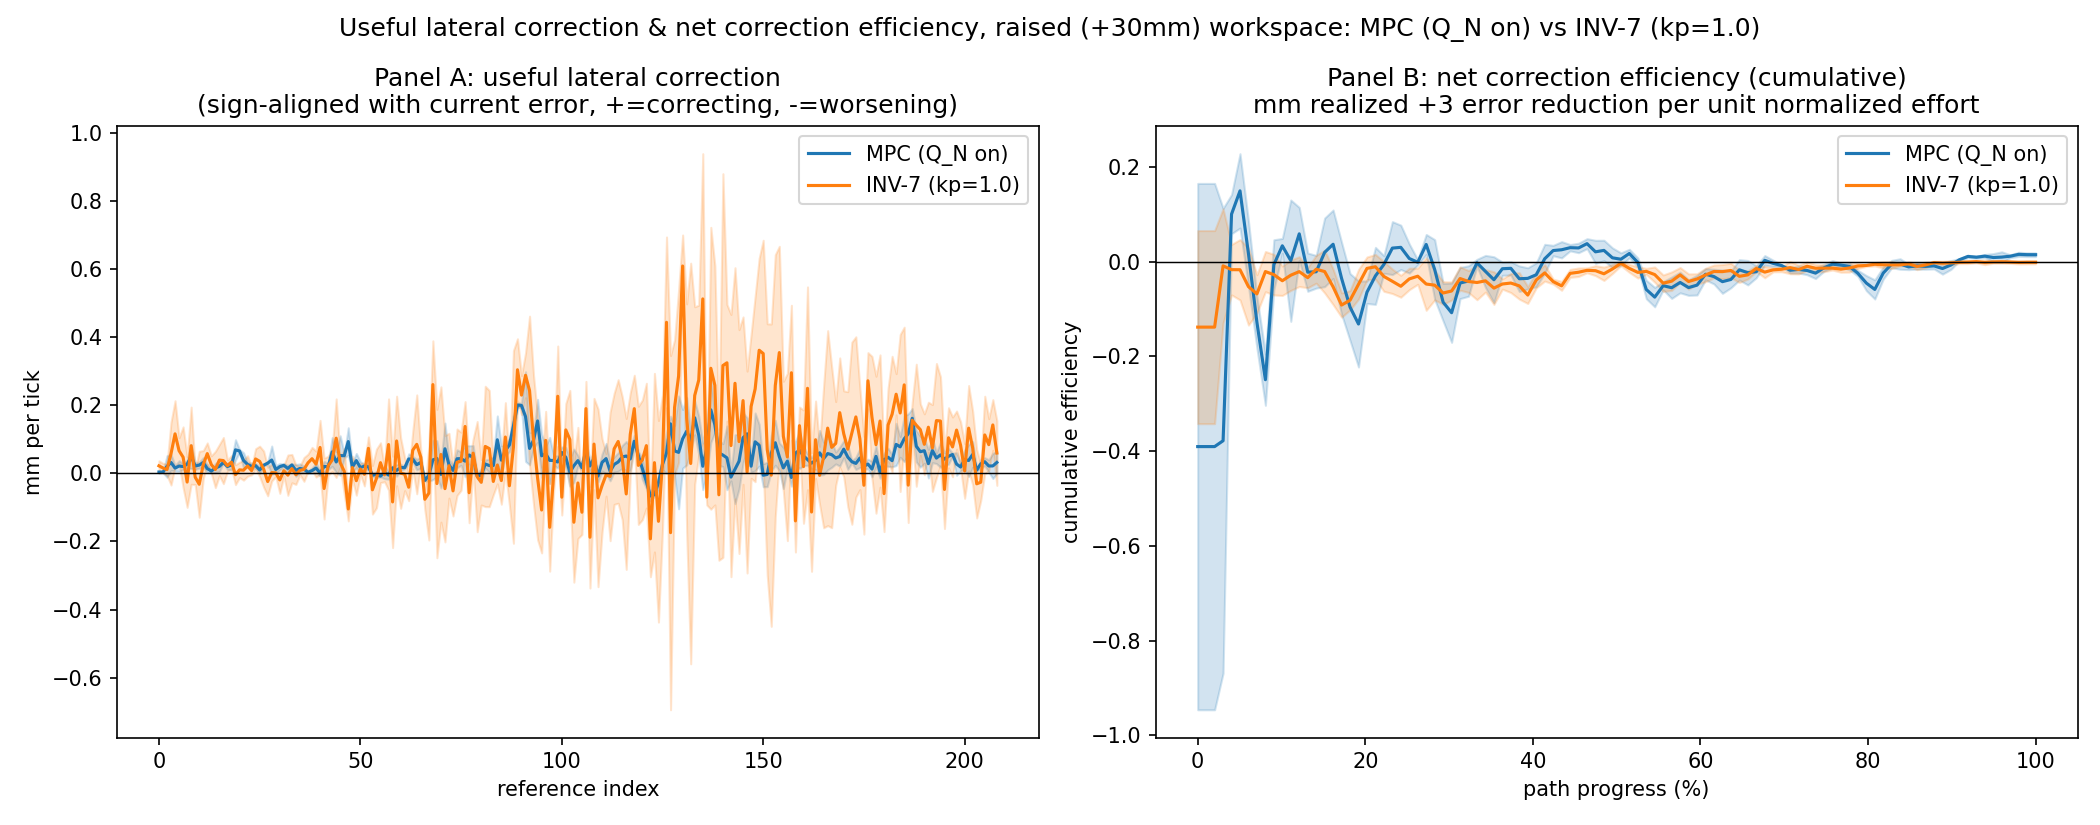

Write the Python code that produced this figure.
"""Useful lateral correction + net correction efficiency, MPC (Q_N on) vs
INV-7 (kp=1.0), raised (+30mm) rectangle workspace. Third companion to
mechanism_figure_zraise.py / effort_and_constraint_activity.py (same rep
lists, same schedule, same alignment-by-ref_index convention).

Useful lateral correction: at each tick, decompose the TOTAL commanded
feedback (delta_u = u0 - u_ref, both joint and insertion channels
combined) through the schedule Jacobian into its task-space contribution
Delta_p_fb = J @ delta_u * dt, then take the y (lateral/steering)
component and project it onto the CURRENT error direction:
    useful_lateral_k = sign(e_y,k) * Delta_p_fb_y,k
error convention: error = desired - achieved, so a positive value means
the commanded lateral motion is aimed correctly (closing the gap); a
negative value means it is aimed the wrong way (widening it) -- this is
a signed, per-tick, DIRECTIONAL correctness measure, not just magnitude.

Net correction efficiency: how much REAL tracking improvement is bought
per unit of normalized feedback effort spent. Per-tick ratios are noisy
whenever effort is near zero, so this uses a cumulative running ratio
instead:
    efficiency(k) = [sum_{i<=k} Delta_E_actual,i(+3)] / [sum_{i<=k} effort_i]
where Delta_E_actual,i(+3) is the REALIZED error-norm reduction over the
next 3 ticks (same definition as mechanism_figure_zraise.py's Panel 3,
E_now - E_actual_at_i+3) and effort_i is the same combined normalized
feedback effort from effort_and_constraint_activity.py. This converges to
a stable "mm of net tracking improvement per unit of normalized effort"
as the run progresses, rather than a single noisy per-tick number.
"""
import glob
import json

import matplotlib
matplotlib.use("Agg")
import matplotlib.pyplot as plt
import numpy as np

PLAN_DIR = "plans/rectangle_10x15mm_skipglobal_zraise30mm_2026-09-24/time_parameterized_configuration_path"
SCHEDULE_PATH = "/tmp/rectangle_zraise30mm_schedule_accurate.npy"
S_U_Q = 0.05
S_U_L = 0.005
DT = 0.1
HORIZON = 3

MPC_RUNS = [
    "close_loop_logs/myrun/mpc_delay_aware_insertion_anchor_zraise30mm_rep2_20260924T113512Z",
    "close_loop_logs/myrun/mpc_delay_aware_insertion_anchor_zraise30mm_rep3_20260924T113637Z",
    "close_loop_logs/myrun/mpc_delay_aware_insertion_anchor_zraise30mm_rep4_20260924T113802Z",
    "close_loop_logs/myrun/mpc_delay_aware_insertion_anchor_zraise30mm_rep5_20260924T114043Z",
]
INV7_RUNS = [
    "close_loop_logs/myrun/inv_7dof_delay_aware_zraise30mm_20260924T103744Z",
    "close_loop_logs/myrun/inv_7dof_delay_aware_kp1_zraise30mm_rep2_20260924T111308Z",
    "close_loop_logs/myrun/inv_7dof_delay_aware_kp1_zraise30mm_rep3_20260924T111434Z",
    "close_loop_logs/myrun/inv_7dof_delay_aware_kp1_zraise30mm_rep4_20260924T111548Z",
    "close_loop_logs/myrun/inv_7dof_delay_aware_kp1_zraise30mm_rep5_20260924T111702Z",
]

plan = np.load(glob.glob(PLAN_DIR + "/*.npz")[0])
input_reference = plan["input_reference"]
N_REF = plan["state_reference"].shape[0]
schedule = np.load(SCHEDULE_PATH)


def load_rows(rundir):
    return [json.loads(l) for l in open(f"{rundir}/path_follow.jsonl")]


def per_run_series(rundir):
    """Per-tick (indexed by step, in log order) useful_lateral, effort,
    and delta_E_actual(+3) -- plus the ref_index for alignment."""
    rows = load_rows(rundir)
    by_step = {r["step"]: r for r in rows}
    steps = sorted(by_step.keys())
    useful_lat, effort, dE_actual, ref_idx = [], [], [], []
    for k in steps:
        r = by_step[k]
        ref_now = min(r["ref_index"], N_REF - 1)
        u0 = np.asarray(r["u0"], dtype=float)
        u_ref = input_reference[ref_now]
        du = u0 - u_ref
        J = schedule[ref_now]
        dp_fb_mm = (J @ du) * DT * 1000.0
        e_y = r["error_mm"][1]
        useful_lat.append(float(np.sign(e_y) * dp_fb_mm[1]) if e_y != 0 else 0.0)

        du_norm_q = du[:6] / S_U_Q
        du_norm_L = du[6] / S_U_L
        effort.append(float(np.sqrt(np.sum(du_norm_q ** 2) + du_norm_L ** 2)))

        future = by_step.get(k + HORIZON)
        if future is not None:
            dE_actual.append(r["error_norm_mm"] - future["error_norm_mm"])
        else:
            dE_actual.append(np.nan)
        ref_idx.append(ref_now)
    return dict(step=np.array(steps), ref_idx=np.array(ref_idx),
                useful_lat=np.array(useful_lat), effort=np.array(effort),
                dE_actual=np.array(dE_actual))


def aggregate(runs):
    per_run = [per_run_series(rd) for rd in runs]

    # --- useful lateral, aligned by ref_index, mean+/-SD across reps ---
    idxs = sorted(set().union(*[set(d["ref_idx"].tolist()) for d in per_run]))
    ul_by_ri = {ri: [] for ri in idxs}
    for d in per_run:
        for ri, v in zip(d["ref_idx"], d["useful_lat"]):
            ul_by_ri[ri].append(v)
    ul_mean = np.array([np.mean(ul_by_ri[ri]) for ri in idxs])
    ul_sd = np.array([np.std(ul_by_ri[ri]) for ri in idxs])
    ul_frac_useful = float(np.mean([v > 0 for vals in ul_by_ri.values() for v in vals]))

    # --- cumulative efficiency, per run (own tick order), then averaged
    # by FRACTION OF PATH PROGRESS (0..1) so runs of slightly different
    # length align sensibly ---
    n_grid = 100
    BURN_IN = 5  # skip the first few ticks -- cumulative effort is near
    # zero there, so the ratio is dominated by division-noise, not signal
    grid = np.linspace(0, 1, n_grid)
    eff_curves = []
    for d in per_run:
        valid = ~np.isnan(d["dE_actual"])
        cum_reduction = np.cumsum(np.where(valid, d["dE_actual"], 0.0))
        cum_effort = np.cumsum(d["effort"])
        eff = np.full_like(cum_reduction, np.nan)
        eff[BURN_IN:] = cum_reduction[BURN_IN:] / cum_effort[BURN_IN:]
        progress = np.linspace(0, 1, len(eff))
        mask = ~np.isnan(eff)
        eff_curves.append(np.interp(grid, progress[mask], eff[mask]))
    eff_curves = np.array(eff_curves)
    eff_mean = eff_curves.mean(axis=0)
    eff_sd = eff_curves.std(axis=0)
    final_eff = eff_curves[:, -1]

    return dict(idx=np.array(idxs), ul_mean=ul_mean, ul_sd=ul_sd,
                ul_frac_useful=ul_frac_useful, grid=grid, eff_mean=eff_mean,
                eff_sd=eff_sd, final_eff_mean=float(final_eff.mean()),
                final_eff_sd=float(final_eff.std()))


mpc = aggregate(MPC_RUNS)
inv = aggregate(INV7_RUNS)

print("Useful lateral correction (sign-aligned with current error, mm per tick):")
print(f"  MPC (Q_N on):  mean={np.nanmean(mpc['ul_mean']):+.4f}mm  "
      f"frac_ticks_useful={mpc['ul_frac_useful']:.3f}")
print(f"  INV-7 (kp=1):  mean={np.nanmean(inv['ul_mean']):+.4f}mm  "
      f"frac_ticks_useful={inv['ul_frac_useful']:.3f}")
print()
print("Net correction efficiency (cumulative mm of realized +3 error reduction "
      "per unit normalized effort), final value at path completion:")
print(f"  MPC (Q_N on):  {mpc['final_eff_mean']:+.4f} +/- {mpc['final_eff_sd']:.4f}")
print(f"  INV-7 (kp=1):  {inv['final_eff_mean']:+.4f} +/- {inv['final_eff_sd']:.4f}")

fig, axes = plt.subplots(1, 2, figsize=(14, 5.5))
fig.suptitle("Useful lateral correction & net correction efficiency, raised (+30mm) workspace: "
             "MPC (Q_N on) vs INV-7 (kp=1.0)", fontsize=12)

ax = axes[0]
ax.plot(mpc["idx"], mpc["ul_mean"], color="tab:blue", label="MPC (Q_N on)")
ax.fill_between(mpc["idx"], mpc["ul_mean"] - mpc["ul_sd"], mpc["ul_mean"] + mpc["ul_sd"],
                 color="tab:blue", alpha=0.2)
ax.plot(inv["idx"], inv["ul_mean"], color="tab:orange", label="INV-7 (kp=1.0)")
ax.fill_between(inv["idx"], inv["ul_mean"] - inv["ul_sd"], inv["ul_mean"] + inv["ul_sd"],
                 color="tab:orange", alpha=0.2)
ax.axhline(0, color="black", lw=0.7)
ax.set_title("Panel A: useful lateral correction\n(sign-aligned with current error, +=correcting, -=worsening)")
ax.set_xlabel("reference index"); ax.set_ylabel("mm per tick")
ax.legend()

ax = axes[1]
ax.plot(mpc["grid"] * 100, mpc["eff_mean"], color="tab:blue", label="MPC (Q_N on)")
ax.fill_between(mpc["grid"] * 100, mpc["eff_mean"] - mpc["eff_sd"], mpc["eff_mean"] + mpc["eff_sd"],
                 color="tab:blue", alpha=0.2)
ax.plot(inv["grid"] * 100, inv["eff_mean"], color="tab:orange", label="INV-7 (kp=1.0)")
ax.fill_between(inv["grid"] * 100, inv["eff_mean"] - inv["eff_sd"], inv["eff_mean"] + inv["eff_sd"],
                 color="tab:orange", alpha=0.2)
ax.axhline(0, color="black", lw=0.7)
ax.set_title("Panel B: net correction efficiency (cumulative)\nmm realized +3 error reduction per unit normalized effort")
ax.set_xlabel("path progress (%)"); ax.set_ylabel("cumulative efficiency")
ax.legend()

fig.tight_layout()
OUT = "/home/jack/.claude/jobs/3710eca5/tmp/useful_lateral_and_efficiency.png"
fig.savefig(OUT, dpi=150)
print(f"\nsaved -> {OUT}")
